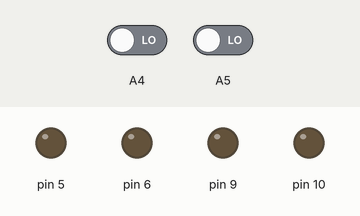
This sketch was run on a simulated Arduino Uno, built with avr-gcc and run on an emulated ATmega328P. Shown: output pins drawn as LEDs (lit = HIGH). Inputs (shaded band) come from the test bench; at power-on: A4 LOW, A5 LOW.

Above: at 1.2 s.
1.3 s: A4 driven HIGH
At 2.0 s:
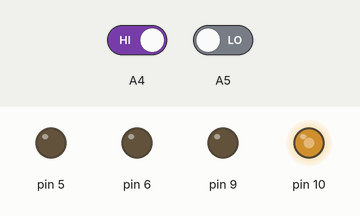
2.8 s: A5 driven HIGH
At 3.2 s:
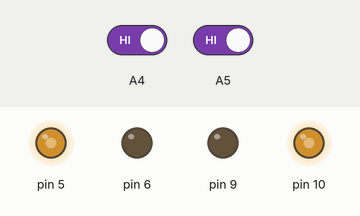
4.3 s: A4 driven LOW
At 5.5 s:
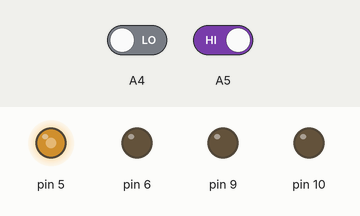
Timing chart, 0 to 7.3 s (numbered marks = the images above; inputs shaded):
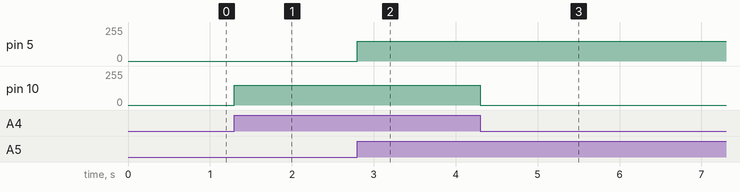

Measured:
- after the input at 1.3 s, pin 10: 0/255 → 150/255 at once
- after the input at 2.8 s, pin 5: 0/255 → 150/255 at once
- after the input at 4.3 s, pin 10: 150/255 → 0/255 at once

The sketch:

line_follower.ino
```cpp
int s1 = 0;
int s2 = 0;
void setup()
{
  // put your setup code here, to run once:
  pinMode(A4, INPUT);
  pinMode(A5, INPUT);
  pinMode(5, OUTPUT);
  pinMode(6, OUTPUT);
  pinMode(9, OUTPUT);
  pinMode(10, OUTPUT);
}

void loop()
{
  // put your main code here, to run repeatedly:
  s1 = digitalRead(A5);
  s2 = digitalRead(A4);
  if ((s1 == HIGH) && (s2 == HIGH))
  {
    analogWrite(10, 150);
    analogWrite(9, LOW);
    analogWrite(6, LOW);
    analogWrite(5, 150);
  }
  if ((s1 == LOW) && (s2 == HIGH))
  {
    analogWrite(10, 150);
    analogWrite(9, 0);
    analogWrite(6, 0);
    analogWrite(5, 0);
  }
  if ((s1 == HIGH) && (s2 == LOW))
  {
    analogWrite(10, 0);
    analogWrite(9, 0);
    analogWrite(6, 0);
    analogWrite(5, 150);
  }
  if ((s1 == LOW) && (s2 == LOW))
  {
    analogWrite(10, LOW);
    analogWrite(9, LOW);
    analogWrite(6, LOW);
    analogWrite(5, LOW);
  }
}
```
